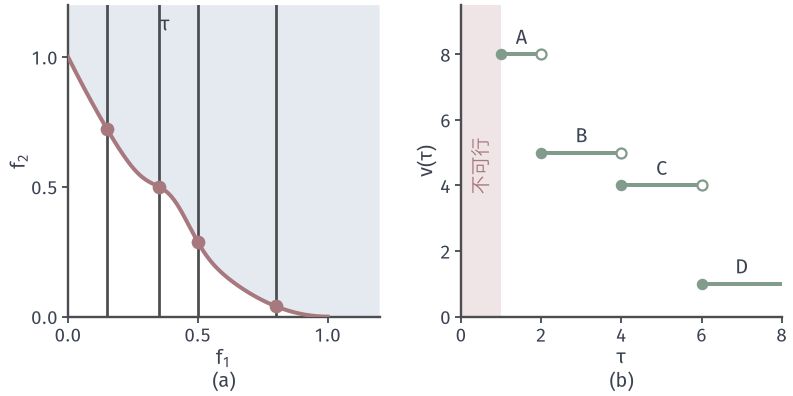

The script that drew this image:
from pathlib import Path
import sys
sys.path.insert(0, str(Path(__file__).resolve().parents[1]/"moo-common"))
from moo_fig import *
HERE = Path(__file__).resolve().parent
# Threshold constraints: (a) vertical lines on the dented front, (b) best error as a function of the budget.
fig, axes = figure(width_mm=112, height_mm=56, ncols=2)
panels(fig, .08, .985, .985, .2, .24)
ax = axes[0]; setup(ax, (0, 1.2), (0, 1.2), [0, .5, 1], [0, .5, 1], equal=True)
u = np.linspace(0, 1, 2001); v = bump(u)
ax.fill(np.r_[u, 1, 1.2, 1.2, 0], np.r_[v, 0, 0, 1.2, 1.2], color=BLUE_FILL, lw=0, zorder=1); ax.plot(u, v, color=RED, lw=1.6, zorder=3)
for t in (.15, .35, .5, .8):
    ax.plot([t, t], [0, 1.2], color=EDGE, lw=1.1, zorder=2); dot(ax, (t, bump(t)), RED, ms=5.5)
ax.fill([0, .35, .35, 0], [0, 0, 1.2, 1.2], facecolor='none', edgecolor='none')
ax.text(.355, 1.1, r'$\tau$', color=INK, fontsize=8)
ax = axes[1]; setup(ax, (0, 8), (0, 9.5), range(0, 9, 2), range(0, 10, 2), r'$\tau$', r'$v(\tau)$')
ax.fill([0, 1, 1, 0], [0, 0, 9.5, 9.5], color=RED_FILL, lw=0, zorder=1)
steps = [(1, 2, 8, 'A'), (2, 4, 5, 'B'), (4, 6, 4, 'C'), (6, 8, 1, 'D')]
for a, b, y, k in steps:
    ax.plot([a, b], [y, y], color=GREEN, lw=1.6, zorder=3); dot(ax, (a, y), GREEN, ms=4.6); b < 8 and ax.plot([b], [y], 'o', mfc='white', mec=GREEN, ms=4, mew=.9, zorder=4)
    ax.text((a+b)/2, y+.32, k, ha='center', color=INK)
ax.text(.5, 4.6, '不可行', color=RED, fontsize=7.5, ha='center', rotation=90, va='center')
tags(fig, axes)
save(fig, HERE, 'figure', {'tau': [.15, .35, .5, .8]})
